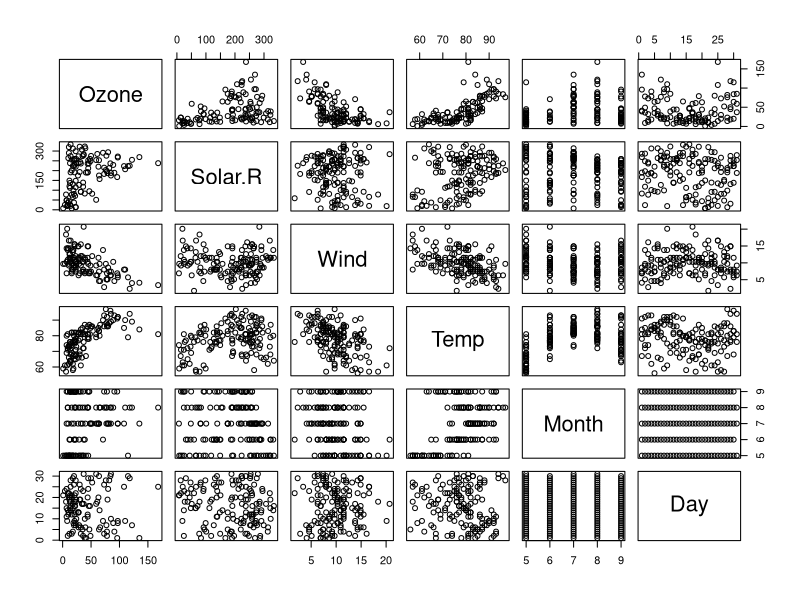
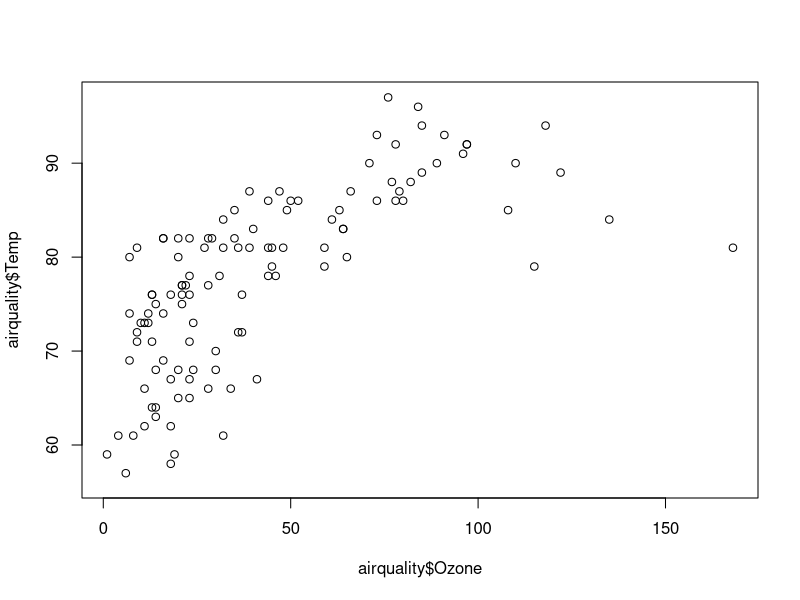
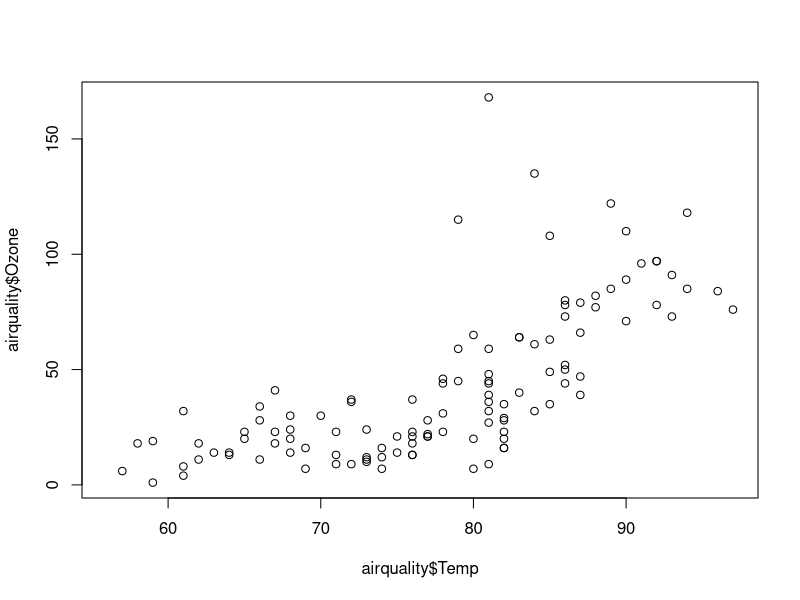
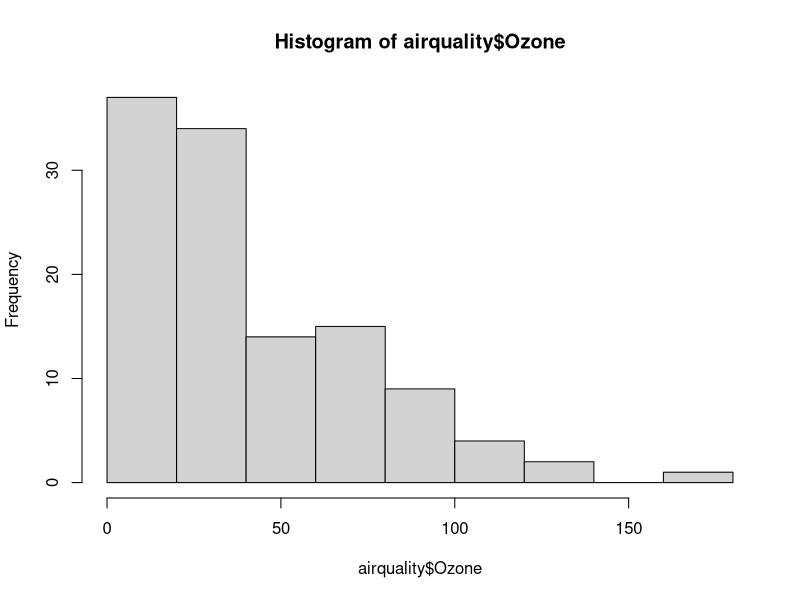
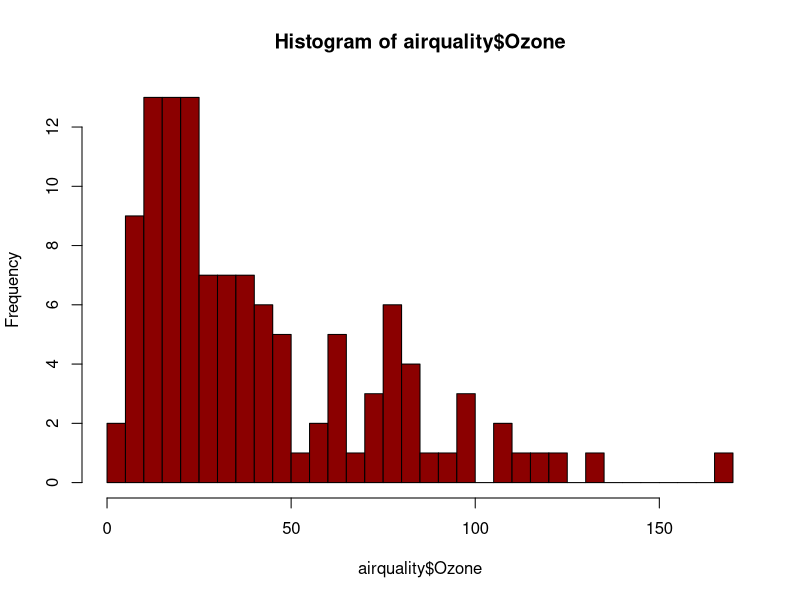
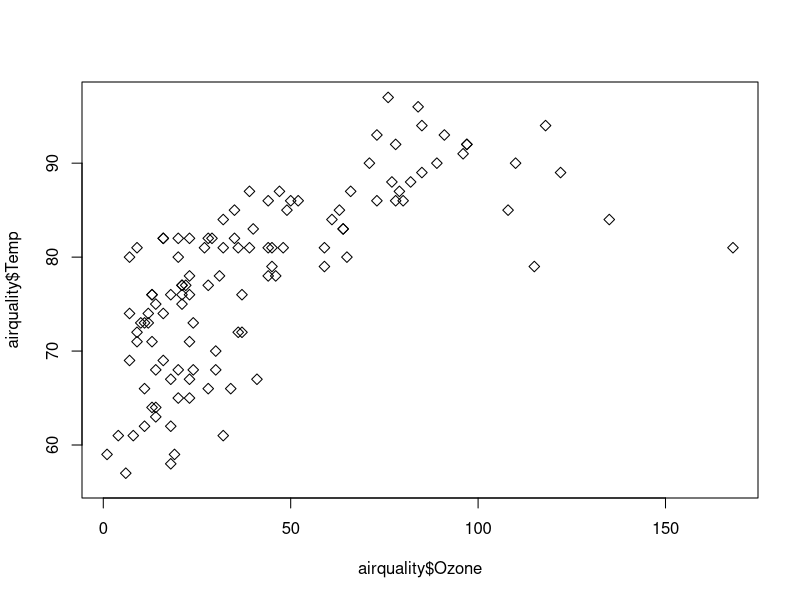
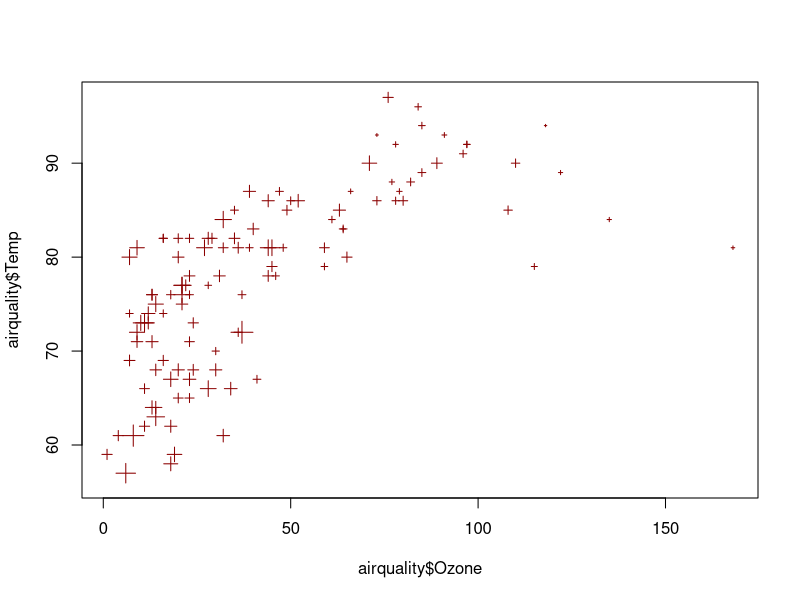
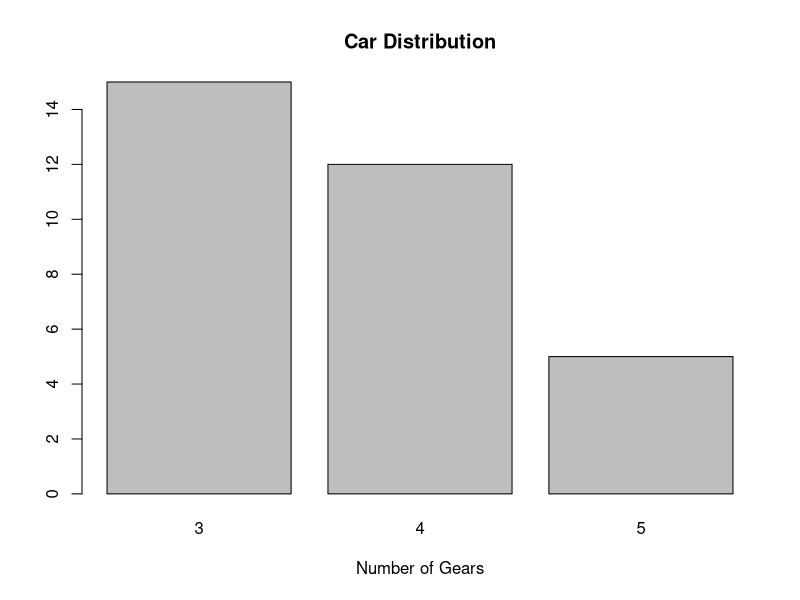

Generate these figures, in order, with R:
## ---- chunk 1
set.seed(123)
knitr::opts_chunk$set(fig.width=5, fig.height=5)
## ---- chunk 2
VariableX = "test"
## ---- chunk 3
VariableX
## ---- chunk 4
str(data)
## ---- chunk 5
pairs(airquality)
## ---- chunk 6
plot(airquality$Ozone, airquality$Temp)
## ---- chunk 7
plot(airquality$Temp , airquality$Ozone)
## ---- chunk 8

hist(airquality$Ozone)
## ---- chunk 9
hist(airquality$Ozone, breaks = 30, col = "darkred")
## ---- chunk 10
plot(airquality$Ozone, airquality$Temp, pch = 5)
## ---- chunk 11
plot(airquality$Ozone, airquality$Temp, pch = 3, cex = airquality$Wind / 10, col = "darkred")
## ---- chunk 12
# Simple Bar Plot 
counts <- table(mtcars$gear)
barplot(counts, main="Car Distribution", 
   xlab="Number of Gears")
# Grouped Bar Plot
counts <- table(mtcars$vs, mtcars$gear)
barplot(counts, main="Car Distribution by Gears and VS",
  xlab="Number of Gears", col=c("darkblue","red"),
  legend = rownames(counts), beside=TRUE)

# Boxplot of MPG by Car Cylinders 
boxplot(mpg~cyl,data=mtcars, main="Car Milage Data", 
   xlab="Number of Cylinders", ylab="Miles Per Gallon")

# Notched Boxplot of Tooth Growth Against 2 Crossed Factors
# boxes colored for ease of interpretation 
boxplot(len~supp*dose, data=ToothGrowth, notch=TRUE, 
  col=(c("gold","darkgreen")),
  main="Tooth Growth", xlab="Suppliment and Dose")
## ---- chunk 13
fit = lm(airquality$Temp~airquality$Ozone)
plot(airquality$Temp~airquality$Ozone)
abline(fit, col = "blue")

fit2 = lm(airquality$Temp~airquality$Ozone + I(airquality$Ozone^2))
